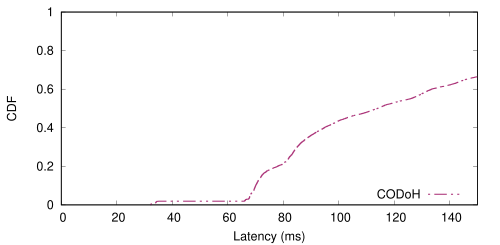

gnuplot code for this plot:
load "../../../style.gpi"
# Override with Tol bright palette
set style line 1 linecolor rgb "#4477AA"
set style line 2 linecolor rgb "#EE6677"
set style line 3 linecolor rgb "#228833"
set style line 4 linecolor rgb "#CCBB44"
set style line 5 linecolor rgb "#AA3377"
set output "cdf_cold.eps"
set xlabel "Latency (ms)"
set ylabel "CDF"
set xrange [0:150]
set yrange [0:1]
set key bottom right

plot "codoh-full_cold.cdf" using 1:2 with lines ls 5 dt 5 lw 3 title "CODoH"
